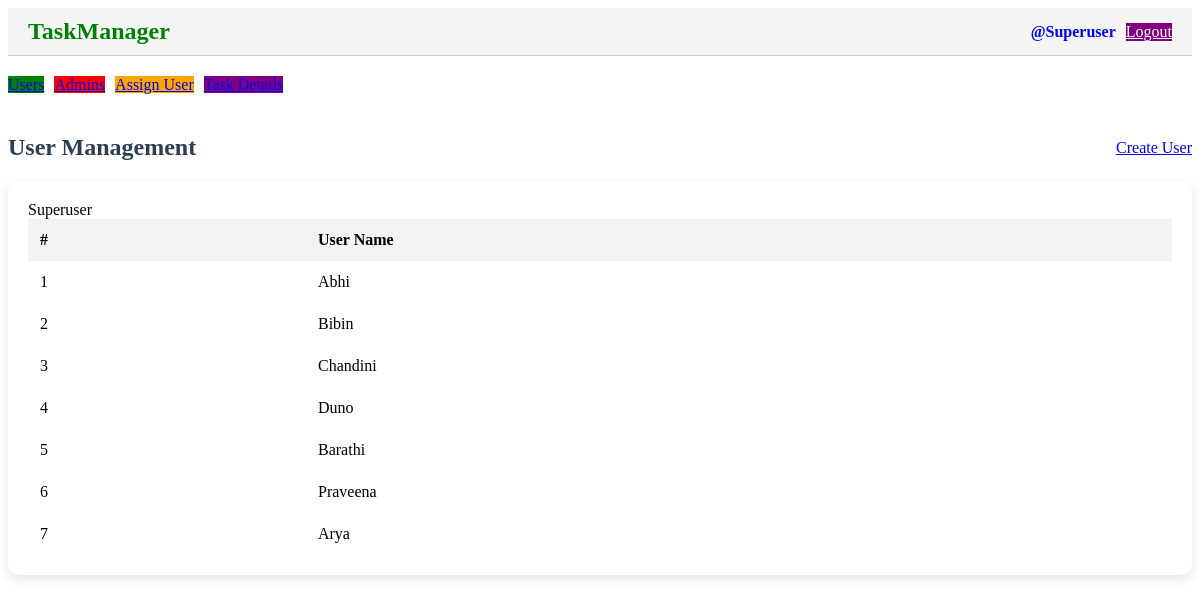
Page /adminpanel/ (signed in) on the committed database.
### taskmanager/models.py (models this page shows)
class CustomUser(AbstractBaseUser,PermissionsMixin):
    id = models.UUIDField(primary_key=True, default=uuid.uuid4, editable=False)
    username = models.CharField(max_length=30, unique=True, null=False, blank=False)
    password = models.CharField(max_length=30, null=False)
    role = models.CharField(max_length=30, choices=Role.choices, default=Role.USER)
    is_active = models.BooleanField(default=True)
    is_staff = models.BooleanField(default=False)
    is_superuser=models.BooleanField(default=False)
    USERNAME_FIELD = 'username'
    REQUIRED_FIELDS = []
    objects = CustomUserManager()
    def __str__(self):
        return self.username

### taskmanager/views/dashboard_views.py (the view)
# urls.py: path('adminpanel/', admin_panel, name='admin_panel'),
@login_required
def admin_panel(request):
    if request.user.role not in [Role.ADMIN, Role.SUPERUSER]:
        return render(request, "login.html", {"error": "Not authorized"})
    if request.user.role == Role.ADMIN:
        assigned_user_ids = AssignedUser.objects.filter(admin=request.user).values_list('user_id', flat=True)
        users = CustomUser.objects.filter(id__in=assigned_user_ids)
        return render(request, "adminpanel.html", {
        "users": users
    })
    users = CustomUser.objects.filter(role=Role.USER)
    admins = CustomUser.objects.filter(role__in=[Role.ADMIN])
    return render(request, "adminpanel.html", {
        "users": users,
        "admins": admins
    })

### taskmanager/templates/adminpanel.html (shortened to what this page needs)
{% extends "base.html" %}
{% load static %}
{% block content %}
<div class="admin-actions">
  <ul class="action-buttons">
    <li>
      <a href="#" id="usersButton" class="mui-btn mui-btn--raised users-btn">Users</a>
    </li>
    {% if request.user.role == 'SUPERUSER' %}
    <li>
      <a href="#" id="adminButton" class="mui-btn mui-btn--raised admins-btn">Admins</a>
    </li>
    <li>
      <a href="{% url 'assign_user' %}" id="assignUserButton" class="mui-btn mui-btn--raised assign-btn">Assign User</a>
    </li>
    {% endif %}
    <li>
      <a href="{% url 'task_list' %}" class="mui-btn mui-btn--raised task-btn">Task Details</a>
    </li>
  </ul>
</div>
<div id="usersList" class="list-section">
  {% include "user_list.html" %}
</div>
{% endblock %}

### taskmanager/templates/base.html (shortened to what this page needs)
{% load static %}
<!DOCTYPE html>
<html lang="en">
<head>
    <link href="{% static 'css/login.css' %}" rel="stylesheet">
    <link href="https://cdn.muicss.com/mui-0.10.3/css/mui.min.css" rel="stylesheet">
    <link href="{% static 'css/style.css' %}" rel="stylesheet">
</head>
<body>
    <div class="top-nav">
        <h2 class="logo">TaskManager</h2>
        {% if request.user.is_authenticated %}
        <div class="user-info">
            <span class="username">@{{ request.user.username }}</span>
            <a href="{% url 'logout' %}" class="mui-btn mui-btn--raised logout-btn">Logout</a>
        </div>
        {% endif %}
    </div>
    {% block content %}{% endblock %}
</body>
</html>

### taskmanager/templates/user_list.html (shortened to what this page needs)
<div id="usersList" class="list-section" style="margin-top: 40px;">
    <div style="display: flex; justify-content: space-between; align-items: center; margin-bottom: 20px;">
        <h2 style="margin: 0; color: #2c3e50;">User Management</h2>
        {% if request.user.role == 'SUPERUSER' %}
        <a href="{% url 'create_user' %}?role=USER" class="mui-btn mui-btn--raised mui-btn--accent">Create User</a>
        {% endif %}
    </div>
    <div style="background: #fff; padding: 20px; border-radius: 10px; box-shadow: 0 4px 12px rgba(0, 0, 0, 0.1);">
        <table class="mui-table mui-table--bordered" style="width: 100%; border-collapse: collapse;">
            <thead style="background-color: #f2f2f2;">
                <tr style="text-align: left;">
                    <th style="padding: 12px;">#</th>
                    <th style="padding: 12px;">User Name</th>
                </tr>
            </thead>
            <tbody>
                {% if users %}
                    {% for user in users %}
                    <tr>
                        <td style="padding: 12px;">{{ forloop.counter }}</td>
                        <td style="padding: 12px;">{{ user.username }}</td>
                    </tr>
                    {% endfor %}
                {% else %}
                    <tr>
                        <td colspan="2" style="padding: 12px; text-align: center;">No users found.</td>
                    </tr>
                {% endif %}
            </tbody>
        </table>
    </div>
</div>

### taskmanager/static/css/style.css (style rules this page uses)
.top-nav { display: flex; justify-content: space-between; align-items: center; padding: 10px 20px; background: #f5f5f5; border-bottom: 1px solid #ccc; }
.logo { color: green; margin: 0; }
.user-info { display: flex; align-items: center; gap: 10px; }
.username { font-weight: bold; color: blue; }
.logout-btn { background-color: purple; color: white; }
.admin-actions { margin: 20px 0; }
.action-buttons { list-style: none; padding: 0; display: flex; gap: 10px; }
.users-btn { background-color: green; }
.admins-btn { background-color: red; }
.assign-btn { background-color: orange; }
.task-btn { background-color: purple; }

### rows in the picture
CustomUser: user.username "Superuser"
CustomUser: username "Abhi"
CustomUser: username "Bibin"
CustomUser: username "Chandini"
CustomUser: username "Duno"
CustomUser: username "Barathi"
CustomUser: username "Praveena"
CustomUser: username "Arya"
